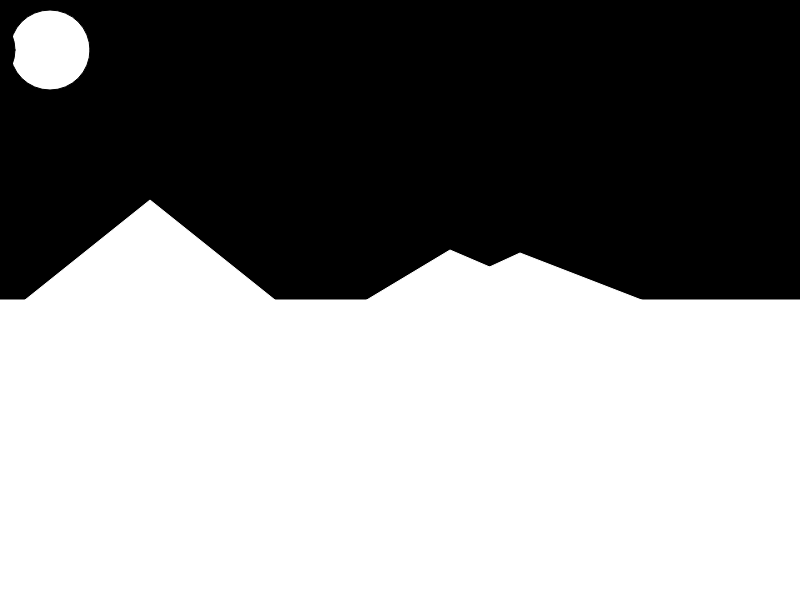
Frame 1 (no input)
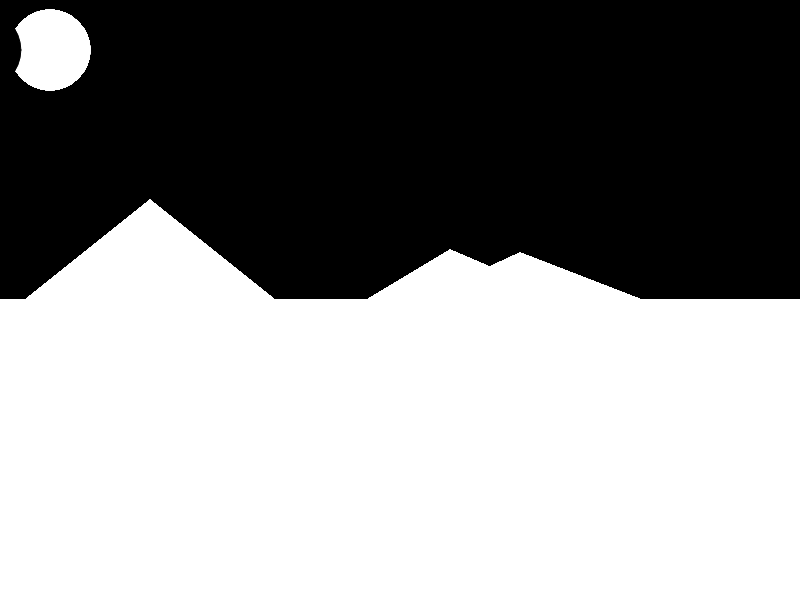
Frame 60 (no input)
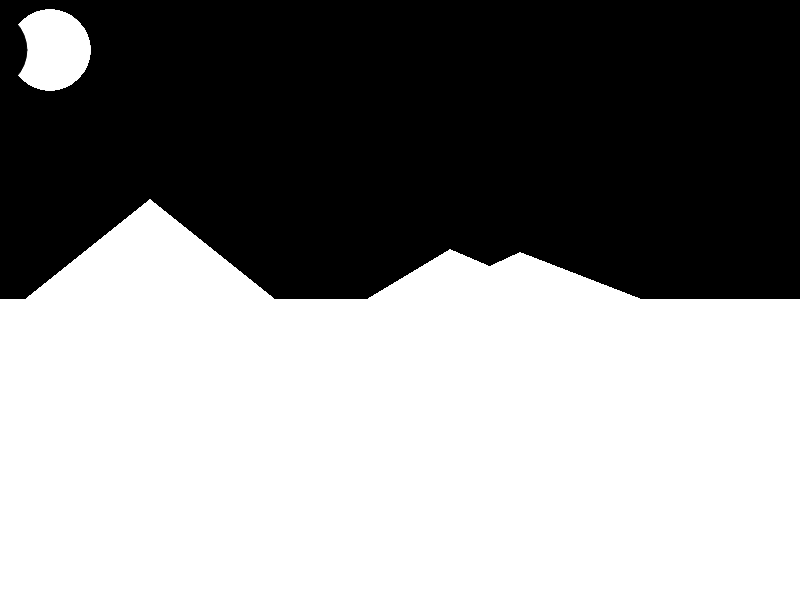
Frame 120 (the mouse pressed at the canvas centre since frame 60)

The p5.js sketch that drew these frames (run headless with seeded random() and noise() and a simulated clock; from frame 60 on, the mouse is pressed at the canvas centre):

// p5.js sketch
// ── sketch.js

var x = -25

function setup() {
 // put setup code here
  createCanvas(displayWidth,displayHeight);
  background('#000000')


}

function draw() {
  // put drawing code here
  
  ellipse(50, 50, 80, 80);
   fill('black')
   stroke('black')

  
    ellipse(x, 50, 80, 80);
    fill('#white')
    stroke('white')

    x = x+ 0.1;
    
      rect(0, 300, displayWidth, displayHeight);


  triangle(200,400,520,253,900,400);

  triangle(-100, 400, 150, 200, 400, 400);

   triangle(200, 400, 450, 250, 800, 400);



}
